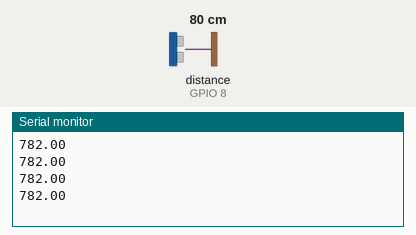
This sketch was run on a simulated ESP32-S3. On the bench: the last lines printed to the serial monitor. Wiring (inferred from the names in the program): ultrasonic range finder: trigger GPIO 7; echo GPIO 8. Inputs (shaded band) come from the test bench; at power-on: distance to the obstacle (sensor on GPIO 8) 80 cm. The echo pulse lasts 58.3 µs per cm.

Above: at 1.2 s.
1.3 s: distance to the obstacle (sensor on GPIO 8) set to 2 cm
At 1.56 s:
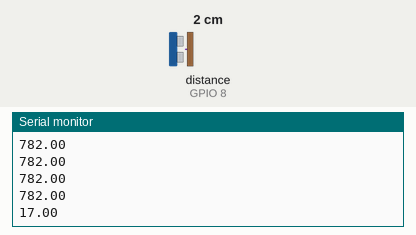
2.8 s: distance to the obstacle (sensor on GPIO 8) set to 4 cm
At 2.88 s:
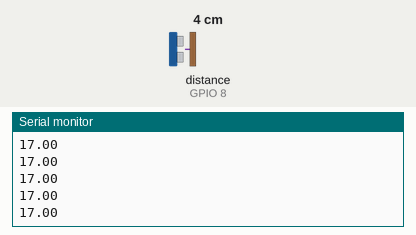
Timing chart, 0 to 5.8 s (numbered marks = the images above; inputs shaded):
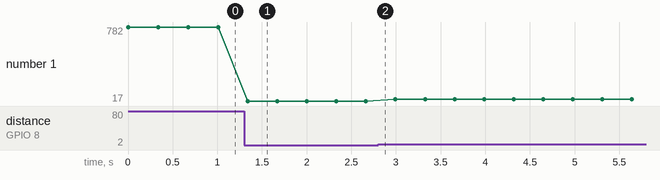

The sketch:

HCSR04_AUG_25.ino
```cpp
#define Trigger 7
#define Echo 8

unsigned int time_dis;
float distance;

void setup() {
  // put your setup code here, to run once:
  Serial.begin(9600);
  pinMode(Trigger, OUTPUT); // IN ESP32 POS
  pinMode(Echo, INPUT);
}

void loop() {
  // put your main code here, to run repeatedly:
  digitalWrite(Trigger, LOW);
  digitalWrite(Trigger, HIGH);
  delayMicroseconds(10);
  digitalWrite(Trigger, LOW);

  time_dis = pulseIn(Echo, HIGH);
  distance = 17.0 * (time_dis/100); // time to distance
  Serial.println(distance);
  delay(330);
}
```

Measured:
- after the input at 1.3 s, the serial monitor: prints a new line at once (image 1)
- plotted number 1: 782 → 17 after the input at 1.3 s, 17 → 34 after the input at 2.8 s
